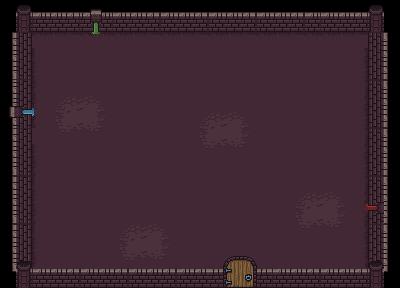

This is a level from a 2D game, rendered from its Tiled map with the project's own tilesets. A one-line summary and the complete map file follow:
An orthogonal 25x18 tile map with 16x16 px tiles, 3 tile layers (landshaft, walls, walls_over), 2 tilesets and 6 objects (Player).

<map version="1.4" tiledversion="1.4.3" orientation="orthogonal" renderorder="left-down" width="25" height="18" tilewidth="16" tileheight="16" infinite="0" nextlayerid="8" nextobjectid="8">
 <tileset firstgid="1" source="tilemap.tsx" />
 <tileset firstgid="257" source="walls.tsx" />
 <layer id="1" name="landshaft" width="25" height="18">
  <data encoding="csv">
0,0,0,0,0,0,0,0,0,0,0,0,0,0,0,0,0,0,0,0,0,0,0,0,0,
0,0,0,0,0,0,0,0,0,0,0,0,0,0,0,0,0,0,0,0,0,0,0,0,0,
0,0,33,34,35,107,108,33,34,35,33,34,35,33,34,35,33,34,35,33,33,34,35,0,0,
0,0,1610612771,51,51,51,51,51,51,51,51,51,51,51,51,51,51,51,51,51,51,51,2684354593,0,0,
0,0,1610612770,51,51,51,51,51,51,51,51,51,51,51,51,51,51,51,51,51,51,51,2684354594,0,0,
0,0,1610612769,51,51,51,51,51,51,51,51,51,51,51,51,51,51,51,51,51,51,51,2684354595,0,0,
0,0,1610612846,98,99,100,51,51,51,51,51,51,51,51,51,51,51,51,51,51,51,51,2684354593,0,0,
0,0,1610612845,114,115,116,51,51,51,51,51,51,97,98,99,100,51,51,51,51,51,51,2684354594,0,0,
0,0,1610612771,130,131,132,51,51,51,51,51,51,113,114,115,116,51,51,51,51,51,51,2684354595,0,0,
0,0,1610612770,51,51,51,51,51,51,51,51,51,129,130,131,132,51,51,51,51,51,51,2684354593,0,0,
0,0,1610612769,51,51,51,51,51,51,51,51,51,51,51,51,51,51,51,51,51,51,51,2684354594,0,0,
0,0,1610612771,51,51,51,51,51,51,51,51,51,51,51,51,51,51,51,51,51,51,51,2684354595,0,0,
0,0,1610612770,51,51,51,51,51,51,51,51,51,51,51,51,51,51,51,97,98,99,100,2684354671,0,0,
0,0,1610612769,51,51,51,51,51,51,51,51,51,51,51,51,51,51,51,113,114,115,116,2684354672,0,0,
0,0,1610612771,51,51,51,51,97,98,99,100,51,51,51,51,51,51,51,129,130,131,132,2684354593,0,0,
0,0,1610612770,51,51,51,51,113,114,115,116,51,51,51,51,51,51,51,51,51,51,51,2684354594,0,0,
0,0,1610612769,3221225507,3221225506,3221225505,3221225507,129,130,131,132,3221225507,3221225506,3221225505,3221225507,3221225506,3221225505,3221225507,3221225506,3221225505,3221225507,3221225506,2684354595,0,0,
0,0,0,0,0,0,0,0,0,0,0,0,0,0,0,0,0,0,0,0,0,0,0,0,0
</data>
 </layer>
 <layer id="3" name="walls" width="25" height="18">
  <data encoding="csv">
0,55,1,2,3,75,76,1,2,3,1,2,3,1,2,3,1,2,3,1,1,2,3,55,0,
0,71,17,18,19,91,92,17,18,19,17,18,19,17,18,19,17,18,19,17,17,18,19,71,0,
1610612739,1610612755,0,0,0,0,0,0,0,0,0,0,0,0,0,0,0,0,0,0,0,0,0,2684354577,2684354561,
1610612738,1610612754,0,0,0,0,0,0,0,0,0,0,0,0,0,0,0,0,0,0,0,0,0,2684354578,2684354562,
1610612737,1610612753,0,0,0,0,0,0,0,0,0,0,0,0,0,0,0,0,0,0,0,0,0,2684354579,2684354563,
1610612738,1610612754,0,0,0,0,0,0,0,0,0,0,0,0,0,0,0,0,0,0,0,0,0,2684354577,2684354561,
1610612812,1610612830,0,97,98,99,100,0,0,0,0,0,0,0,0,0,0,0,0,0,0,0,0,2684354578,2684354562,
1610612811,1610612829,0,113,114,115,116,0,0,0,0,0,0,0,0,0,0,0,0,0,0,0,0,2684354579,2684354563,
1610612739,1610612755,51,129,130,131,132,0,0,0,0,0,0,0,0,0,0,0,0,0,0,0,0,2684354577,2684354561,
1610612738,1610612754,0,0,0,0,0,0,0,0,0,0,0,0,0,0,0,0,0,0,0,0,0,2684354578,2684354562,
1610612737,1610612753,0,0,0,0,0,0,0,0,0,0,0,0,0,0,0,0,0,0,0,0,0,2684354579,2684354563,
1610612739,1610612755,0,0,0,0,0,0,0,0,0,0,0,0,0,0,0,0,0,0,0,0,0,2684354577,2684354561,
1610612738,1610612754,0,0,0,0,0,0,0,0,0,0,0,0,0,0,0,0,0,0,0,0,0,2684354655,2684354562,
1610612737,1610612753,0,0,0,0,0,0,0,0,0,0,0,0,0,0,0,0,0,0,0,0,0,2684354656,2684354563,
1610612739,1610612755,0,0,0,0,0,0,0,0,0,0,0,0,0,0,0,0,0,0,0,0,0,2684354577,2684354561,
1610612738,1610612754,0,0,0,0,0,0,0,0,0,0,0,0,0,0,0,0,0,0,0,0,0,2684354578,2684354562,
1610612737,1610612753,1,2,3,1,2,3,1,2,3,1,2,279,280,281,282,1,2,3,1,2,3,2684354579,2684354563,
0,0,17,18,19,17,18,19,17,18,19,17,18,295,296,297,298,17,18,19,17,18,19,0,0
</data>
 </layer>
 <layer id="5" name="walls_over" width="25" height="18">
  <data encoding="csv">
0,0,0,0,0,0,0,0,0,0,0,0,0,0,0,0,0,0,0,0,0,0,0,0,0,
0,0,0,0,0,0,0,0,0,0,0,0,0,0,0,0,0,0,0,0,0,0,0,0,0,
0,0,0,0,0,0,0,0,0,0,0,0,0,0,0,0,0,0,0,0,0,0,0,0,0,
0,0,0,0,0,0,0,0,0,0,0,0,0,0,0,0,0,0,0,0,0,0,0,0,0,
0,0,0,0,0,0,0,0,0,0,0,0,0,0,0,0,0,0,0,0,0,0,0,0,0,
0,0,0,0,0,0,0,0,0,0,0,0,0,0,0,0,0,0,0,0,0,0,0,0,0,
0,0,0,0,0,0,0,0,0,0,0,0,0,0,0,0,0,0,0,0,0,0,0,0,0,
0,0,0,0,0,0,0,0,0,0,0,0,0,0,0,0,0,0,0,0,0,0,0,0,0,
0,0,0,0,0,0,0,0,0,0,0,0,0,0,0,0,0,0,0,0,0,0,0,0,0,
0,0,0,0,0,0,0,0,0,0,0,0,0,0,0,0,0,0,0,0,0,0,0,0,0,
0,0,0,0,0,0,0,0,0,0,0,0,0,0,0,0,0,0,0,0,0,0,0,0,0,
0,0,0,0,0,0,0,0,0,0,0,0,0,0,0,0,0,0,0,0,0,0,0,0,0,
0,0,0,0,0,0,0,0,0,0,0,0,0,0,0,0,0,0,0,0,0,0,0,0,0,
0,0,0,0,0,0,0,0,0,0,0,0,0,0,0,0,0,0,0,0,0,0,0,0,0,
0,0,0,0,0,0,0,0,0,0,0,0,0,0,0,0,0,0,0,0,0,0,0,0,0,
0,0,0,0,0,0,0,0,0,0,0,0,0,0,0,0,0,0,0,0,0,0,0,0,0,
0,55,0,0,0,0,0,0,0,0,0,0,0,0,0,0,0,0,0,0,0,0,0,55,0,
0,71,0,0,0,0,0,0,0,0,0,0,0,0,0,0,0,0,0,0,0,0,0,71,0
</data>
 </layer>
 <objectgroup id="2" name="torches">
  <object id="1" x="32" y="32" width="16" height="32" />
  <object id="2" x="32" y="240" width="16" height="32" />
  <object id="3" x="352" y="32" width="16" height="32" />
  <object id="4" x="352" y="240" width="16" height="32" />
 </objectgroup>
 <objectgroup id="6" name="player">
  <object id="5" name="Player" x="64" y="96" width="32" height="32" />
 </objectgroup>
 <objectgroup id="7" name="collisions">
  <object id="7" x="32" y="32">
   <polyline points="190,236.727 -0.181818,236.545 0,0 337.25,0 337.222,236.733 225.375,236.75" />
  </object>
 </objectgroup>
</map>
